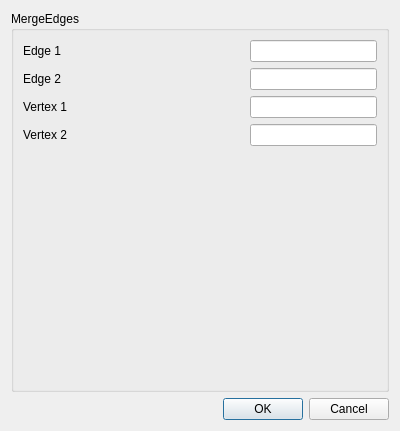
<?xml version="1.0" encoding="UTF-8"?>
<ui version="4.0">
 <class>MergeEdgesDialog</class>
 <widget class="QDialog" name="MergeEdgesDialog">
  <property name="geometry">
   <rect>
    <x>0</x>
    <y>0</y>
    <width>400</width>
    <height>431</height>
   </rect>
  </property>
  <property name="windowTitle">
   <string>Dialog</string>
  </property>
  <layout class="QVBoxLayout" name="verticalLayout_2">
   <item>
    <widget class="QGroupBox" name="groupBox">
     <property name="title">
      <string>MergeEdges</string>
     </property>
     <layout class="QVBoxLayout" name="verticalLayout">
      <item>
       <layout class="QHBoxLayout" name="horizontalLayout">
        <item>
         <widget class="QLabel" name="label">
          <property name="text">
           <string>Edge 1</string>
          </property>
         </widget>
        </item>
        <item>
         <widget class="QLineEdit" name="e0_le">
          <property name="maximumSize">
           <size>
            <width>127</width>
            <height>16777215</height>
           </size>
          </property>
         </widget>
        </item>
       </layout>
      </item>
      <item>
       <layout class="QHBoxLayout" name="horizontalLayout_2">
        <item>
         <widget class="QLabel" name="label_2">
          <property name="text">
           <string>Edge 2</string>
          </property>
         </widget>
        </item>
        <item>
         <widget class="QLineEdit" name="e1_le">
          <property name="maximumSize">
           <size>
            <width>127</width>
            <height>16777215</height>
           </size>
          </property>
         </widget>
        </item>
       </layout>
      </item>
      <item>
       <layout class="QHBoxLayout" name="horizontalLayout_3">
        <item>
         <widget class="QLabel" name="label_3">
          <property name="text">
           <string>Vertex 1</string>
          </property>
         </widget>
        </item>
        <item>
         <widget class="QLineEdit" name="v0_le">
          <property name="maximumSize">
           <size>
            <width>127</width>
            <height>16777215</height>
           </size>
          </property>
         </widget>
        </item>
       </layout>
      </item>
      <item>
       <layout class="QHBoxLayout" name="horizontalLayout_4">
        <item>
         <widget class="QLabel" name="label_4">
          <property name="text">
           <string>Vertex 2</string>
          </property>
         </widget>
        </item>
        <item>
         <widget class="QLineEdit" name="v1_le">
          <property name="minimumSize">
           <size>
            <width>127</width>
            <height>0</height>
           </size>
          </property>
          <property name="maximumSize">
           <size>
            <width>127</width>
            <height>16777215</height>
           </size>
          </property>
         </widget>
        </item>
       </layout>
      </item>
      <item>
       <spacer name="verticalSpacer">
        <property name="orientation">
         <enum>Qt::Vertical</enum>
        </property>
        <property name="sizeHint" stdset="0">
         <size>
          <width>20</width>
          <height>220</height>
         </size>
        </property>
       </spacer>
      </item>
     </layout>
    </widget>
   </item>
   <item>
    <widget class="QDialogButtonBox" name="buttonBox">
     <property name="orientation">
      <enum>Qt::Horizontal</enum>
     </property>
     <property name="standardButtons">
      <set>QDialogButtonBox::Cancel|QDialogButtonBox::Ok</set>
     </property>
    </widget>
   </item>
  </layout>
 </widget>
 <resources/>
 <connections>
  <connection>
   <sender>buttonBox</sender>
   <signal>accepted()</signal>
   <receiver>MergeEdgesDialog</receiver>
   <slot>accept()</slot>
   <hints>
    <hint type="sourcelabel">
     <x>248</x>
     <y>254</y>
    </hint>
    <hint type="destinationlabel">
     <x>157</x>
     <y>274</y>
    </hint>
   </hints>
  </connection>
  <connection>
   <sender>buttonBox</sender>
   <signal>rejected()</signal>
   <receiver>MergeEdgesDialog</receiver>
   <slot>reject()</slot>
   <hints>
    <hint type="sourcelabel">
     <x>316</x>
     <y>260</y>
    </hint>
    <hint type="destinationlabel">
     <x>286</x>
     <y>274</y>
    </hint>
   </hints>
  </connection>
 </connections>
</ui>
